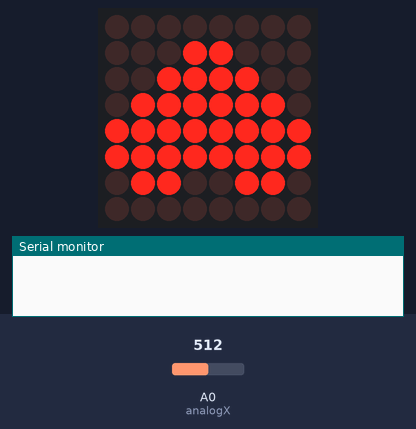
The sketch below on a simulated Arduino Uno, built with avr-gcc and run on an emulated ATmega328P. Parts: 8×8 LED matrix, the last lines printed to the serial monitor. The inputs (shaded band) are chosen by the test bench; at power-on: A0 (analogX) = 512. Random numbers use the default seed unless the sketch sets one.

Above: at 0.6 s.
At 4.5 s:
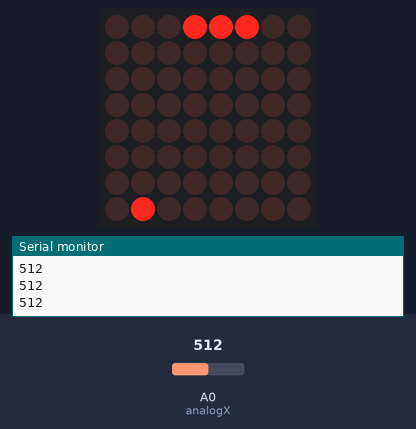
4.6 s: A0 (analogX) set to 637
At 5.3 s:
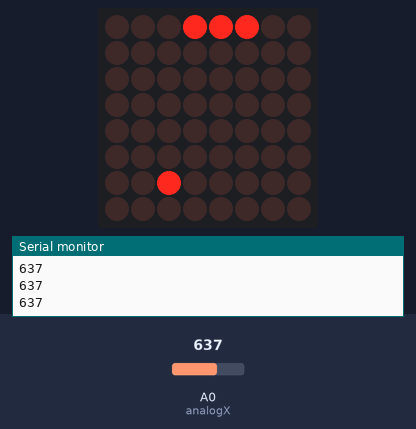
7.6 s: A0 (analogX) set to 658
At 7.9 s:
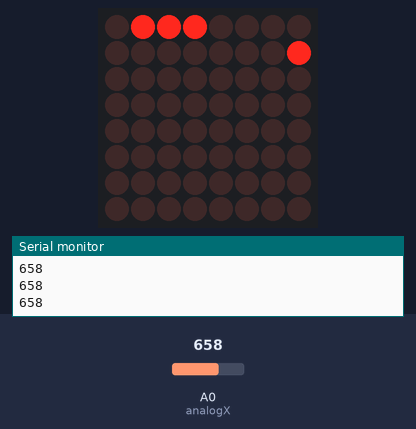
Timing chart, 0 to 10.6 s (numbered marks = the images above; inputs shaded):
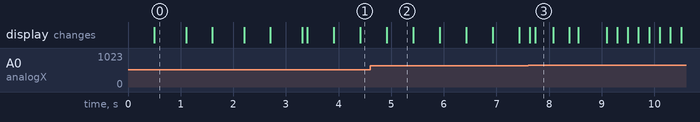

Measured:
- the behaviour switches between 650 and 651 on A0 (analogX) (found by bisection; images 2 and 3)
- what the display in image 0 shows lasts 0.6 s, from 0.5 s to 1.1 s
- what the display in image 2 shows lasts 0.5 s, from 4.9 s to 5.4 s

The sketch:

Assignment4.ino
```cpp
#include <LedControl.h>
#define analogX 0  //analog X-axis port 0

// Prototype =================================================
void drawBar(int);
void eraseBar(int);
void drawBall();
void eraseBall(int, int);
void checkGame();
void gameoverAnimation();
void startGame();

// Variables =================================================
LedControl lc = LedControl(12,10,11,1); //din, clk, cs
int HP=3, barPosition, ballX, ballY, ballMove, ballChangeDirect, ballSpeed;
unsigned long long barMoveDelay=0, ballMoveDelay=0;

byte HP3[8] ={ B00000000, B00011000, B00111100, B01111110, B11111111, B11111111, B01100110, B00000000, };
byte HP2[8] ={ B00000000, B00001000, B00011100, B00011110, B00001111, B00011111, B00000110, B00000000, };
byte HP1[8] ={ B00000000, B00001000, B00000100, B00000110, B00000011, B00000011, B00000110, B00000000, };

// Setup =====================================================
void setup()
{
  Serial.begin(9600);
    //wake up device from saving power mode
    lc.shutdown(0, false);
    lc.setIntensity(0, 8);
    lc.clearDisplay(0);

    startGame();
    Serial.begin(9600);
}

// Main loop ================================================
void loop()
{
  Serial.println(analogRead(analogX)); delay(100);
  //Reset timer anti variable error
  if(barMoveDelay>1000000) barMoveDelay=0;
  if(ballMoveDelay>1000000) ballMoveDelay=0;

  // Player Movement
  // Move left
  if(analogRead(analogX)<280 && barPosition<5 && millis()-barMoveDelay>100)
  {
    eraseBar(barPosition++); drawBar(barPosition);
    barMoveDelay=millis();
  }
  // Move right
  if(analogRead(analogX)>650 && barPosition>0 && millis()-barMoveDelay>100)
  {
    eraseBar(barPosition--); drawBar(barPosition);
    barMoveDelay=millis();
  }

   // Ball Movement
   drawBall();

   // Check game();
   checkGame();
}

// function ====================================================
void drawBar(int x)
{
  lc.setLed(0, 0, x  , true);
  lc.setLed(0, 0, x+1, true);
  lc.setLed(0, 0, x+2, true);
}

void eraseBar(int x)
{
  lc.setLed(0, 0, x  , false);
  lc.setLed(0, 0, x+1, false);
  lc.setLed(0, 0, x+2, false);
}

void drawBall()
{
 /*   NW   N   NE       0     1
      W         E
      SW   S   SE       2     3  */

  // Move NW
  if( ballMove==0 && ballX<7 && ballY<7 && millis()-ballMoveDelay>ballSpeed )
  {
    ballMoveDelay=millis();
    eraseBall(ballY,ballX); lc.setLed(0, ++ballY, ++ballX, true);
  }
  // Move NE
  else if( ballMove==1 && ballX>0 && ballY<7 && millis()-ballMoveDelay>ballSpeed )
  {
    ballMoveDelay=millis();
    eraseBall(ballY,ballX); lc.setLed(0, ++ballY, --ballX, true);
  }
  // Move SW
  else if( ballMove==2 && ballX<7 && ballY>0 && millis()-ballMoveDelay>ballSpeed )
  {
    ballMoveDelay=millis();
    eraseBall(ballY,ballX); lc.setLed(0, --ballY, ++ballX, true);
  }
  // Move SE
  else if( ballMove==3 && ballX>0 && ballY>0 && millis()-ballMoveDelay>ballSpeed )
  {
    ballMoveDelay=millis();
    eraseBall(ballY,ballX); lc.setLed(0, --ballY, --ballX, true);
  }
  else ballChangeDirect=1;

  // Ball hit wall and change Direction // if Ball hit bar >> increase Ball speed
  if( ballChangeDirect==1 && ballMove==0 && ballY==7 ) { ballMove=2; ballChangeDirect=0; }
  if( ballChangeDirect==1 && ballMove==0 && ballX==7 ) { ballMove=1; ballChangeDirect=0; }
  if( ballChangeDirect==1 && ballMove==1 && ballY==7 ) { ballMove=3; ballChangeDirect=0; }
  if( ballChangeDirect==1 && ballMove==1 && ballX==0 ) { ballMove=0; ballChangeDirect=0; }
  if( ballChangeDirect==1 && ballMove==2 && ballX==7 ) { ballMove=3; ballChangeDirect=0; }
  if( ballChangeDirect==1 && ballMove==2 && (ballX-barPosition<=3 && ballX-barPosition>=-1 && ballY==1) ) { ballMove=0; ballChangeDirect=0; if(ballSpeed>60) ballSpeed-=60; }
  if( ballChangeDirect==1 && ballMove==3 && ballX==0 ) { ballMove=2; ballChangeDirect=0; }
  if( ballChangeDirect==1 && ballMove==3 && (ballX-barPosition<=3 && ballX-barPosition>=-1 && ballY==1) ) { ballMove=1; ballChangeDirect=0; if(ballSpeed>60) ballSpeed-=60; }
}

void eraseBall(int y, int x)
{
  lc.setLed(0, ballY, ballX, false);
}

void startGame()
{
  lc.clearDisplay(0);
  showHP();

  // Reset Player
  barPosition=3; drawBar(barPosition);

  // Reset ball
  ballX=random(1,7), ballY=4, ballMove=random(0,2), ballChangeDirect=0, ballSpeed=480;

}
void checkGame()
{
  // Game Over animation
  if( ballY==0 )
  {
    if( HP==1 )
    {
      gameoverAnimation();
      delay(500);
      HP=3;
      startGame();
    }
    else if( HP==2 )
    {
      // dot fill until full screen
      for( int row=7; row>=0; row-- ) { for( int column=7; column>=0; column-- ) { lc.setLed(0, row, column, true); delay(10); } }
      delay(500); lc.clearDisplay(0);

      // HP2 to HP1 animation
      for(int i=0; i<5; i++ )
      {
         for(int row=0; row<8; row++) lc.setRow(0, row, HP2[row]);
         delay(200); lc.clearDisplay(0);
         for(int row=0; row<8; row++) lc.setRow(0, row, HP1[row]);
         delay(200); lc.clearDisplay(0);
      }
      HP=1;
      startGame();
    }
    else if( HP==3 )
    {
      // dot fill until full screen
      for( int row=7; row>=0; row-- ) { for( int column=7; column>=0; column-- ) { lc.setLed(0, row, column, true); delay(10); } }
      delay(500); lc.clearDisplay(0);

      // HP3 to HP2 animation
      for(int i=0; i<5; i++ )
      {
         for(int row=0; row<8; row++) lc.setRow(0, row, HP3[row]);
         delay(200); lc.clearDisplay(0);
         for(int row=0; row<8; row++) lc.setRow(0, row, HP2[row]);
         delay(200); lc.clearDisplay(0);
      }
      HP=2;
      startGame();
    }
  }
}

void showHP()
{
    if( HP==3 )
    {
      for(int i=0; i<3; i++ )
      {
        delay(500);
        for(int row=0; row<8; row++) lc.setRow(0, row, HP3[row]);
        delay(600); lc.clearDisplay(0);
      }
    }
    else if( HP==2 )
    {
      for(int i=0; i<3; i++ )
      {
        delay(500);
        for(int row=0; row<8; row++) lc.setRow(0, row, HP2[row]);
        delay(600); lc.clearDisplay(0);
      }
    }
    else if( HP==1 )
    {
      for(int i=0; i<3; i++ )
      {
        delay(500);
        for(int row=0; row<8; row++) lc.setRow(0, row, HP1[row]);
        delay(600); lc.clearDisplay(0);
      }
    }
}

void gameoverAnimation()
{
  // dot fill until full screen
  for( int row=7; row>=0; row-- ) { for( int column=7; column>=0; column-- ) { lc.setLed(0, row, column, true); delay(10); } }
  delay(500); lc.clearDisplay(0);

  // 'X' animation
  for( int i=0; i<3; i++ )
  {
     delay(500);
     for( int row=7; row>=0; row-- )
     {
       for( int column=7; column>=0; column-- )
       {
          if( row-column==0 || row+column==7) lc.setLed(0, row, column, true);
       }
     }
     delay(500); lc.clearDisplay(0);
  }
}
```
